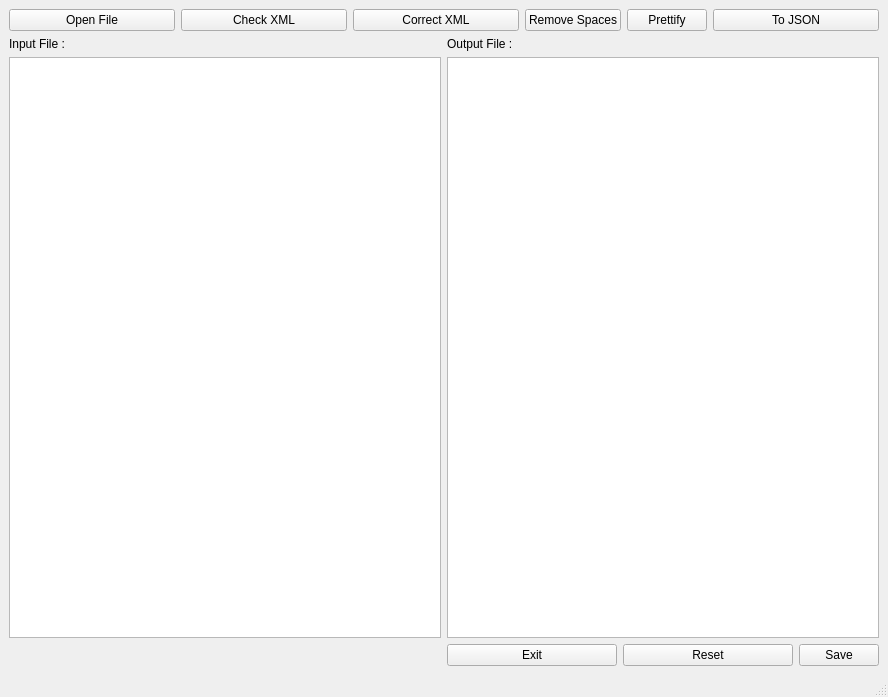
<?xml version="1.0" encoding="UTF-8"?>
<ui version="4.0">
 <class>MainWindow</class>
 <widget class="QMainWindow" name="MainWindow">
  <property name="geometry">
   <rect>
    <x>0</x>
    <y>0</y>
    <width>888</width>
    <height>697</height>
   </rect>
  </property>
  <property name="windowTitle">
   <string>MainWindow</string>
  </property>
  <widget class="QWidget" name="centralwidget">
   <layout class="QVBoxLayout" name="verticalLayout_2">
    <item>
     <layout class="QVBoxLayout" name="verticalLayout">
      <item>
       <layout class="QHBoxLayout" name="horizontalLayout">
        <item>
         <widget class="QPushButton" name="OpenFileButton">
          <property name="text">
           <string>Open File</string>
          </property>
         </widget>
        </item>
        <item>
         <widget class="QPushButton" name="Check_Button">
          <property name="text">
           <string>Check XML</string>
          </property>
         </widget>
        </item>
        <item>
         <widget class="QPushButton" name="pushButton_4">
          <property name="text">
           <string>Correct XML</string>
          </property>
         </widget>
        </item>
        <item>
         <widget class="QPushButton" name="Remove_Spaces">
          <property name="sizePolicy">
           <sizepolicy hsizetype="Fixed" vsizetype="Fixed">
            <horstretch>0</horstretch>
            <verstretch>0</verstretch>
           </sizepolicy>
          </property>
          <property name="text">
           <string>Remove Spaces</string>
          </property>
         </widget>
        </item>
        <item>
         <widget class="QPushButton" name="Prettify_Button">
          <property name="sizePolicy">
           <sizepolicy hsizetype="Fixed" vsizetype="Fixed">
            <horstretch>0</horstretch>
            <verstretch>0</verstretch>
           </sizepolicy>
          </property>
          <property name="text">
           <string>Prettify</string>
          </property>
         </widget>
        </item>
        <item>
         <widget class="QPushButton" name="JSON_Button">
          <property name="text">
           <string>To JSON</string>
          </property>
         </widget>
        </item>
       </layout>
      </item>
      <item>
       <layout class="QHBoxLayout" name="horizontalLayout_5">
        <item>
         <layout class="QGridLayout" name="gridLayout">
          <item row="0" column="1">
           <widget class="QLabel" name="label_2">
            <property name="sizePolicy">
             <sizepolicy hsizetype="Preferred" vsizetype="Preferred">
              <horstretch>0</horstretch>
              <verstretch>0</verstretch>
             </sizepolicy>
            </property>
            <property name="text">
             <string>Output File :</string>
            </property>
           </widget>
          </item>
          <item row="1" column="0">
           <widget class="QPlainTextEdit" name="input_text">
            <property name="sizePolicy">
             <sizepolicy hsizetype="Preferred" vsizetype="Expanding">
              <horstretch>0</horstretch>
              <verstretch>0</verstretch>
             </sizepolicy>
            </property>
            <property name="backgroundVisible">
             <bool>false</bool>
            </property>
           </widget>
          </item>
          <item row="0" column="0">
           <widget class="QLabel" name="label">
            <property name="sizePolicy">
             <sizepolicy hsizetype="Preferred" vsizetype="Preferred">
              <horstretch>0</horstretch>
              <verstretch>0</verstretch>
             </sizepolicy>
            </property>
            <property name="text">
             <string>Input File :</string>
            </property>
           </widget>
          </item>
          <item row="1" column="1">
           <widget class="QPlainTextEdit" name="output_text">
            <property name="sizePolicy">
             <sizepolicy hsizetype="Preferred" vsizetype="Expanding">
              <horstretch>0</horstretch>
              <verstretch>0</verstretch>
             </sizepolicy>
            </property>
           </widget>
          </item>
          <item row="2" column="1">
           <layout class="QHBoxLayout" name="horizontalLayout_2">
            <item>
             <widget class="QPushButton" name="Exit_Button">
              <property name="text">
               <string>Exit</string>
              </property>
             </widget>
            </item>
            <item>
             <widget class="QPushButton" name="Reset_button">
              <property name="text">
               <string>Reset</string>
              </property>
             </widget>
            </item>
            <item>
             <widget class="QPushButton" name="Save_Button">
              <property name="sizePolicy">
               <sizepolicy hsizetype="Fixed" vsizetype="Fixed">
                <horstretch>0</horstretch>
                <verstretch>0</verstretch>
               </sizepolicy>
              </property>
              <property name="text">
               <string>Save</string>
              </property>
             </widget>
            </item>
           </layout>
          </item>
         </layout>
        </item>
       </layout>
      </item>
     </layout>
    </item>
   </layout>
  </widget>
  <widget class="QMenuBar" name="menubar">
   <property name="geometry">
    <rect>
     <x>0</x>
     <y>0</y>
     <width>888</width>
     <height>26</height>
    </rect>
   </property>
  </widget>
  <widget class="QStatusBar" name="statusbar"/>
 </widget>
 <resources/>
 <connections/>
</ui>
